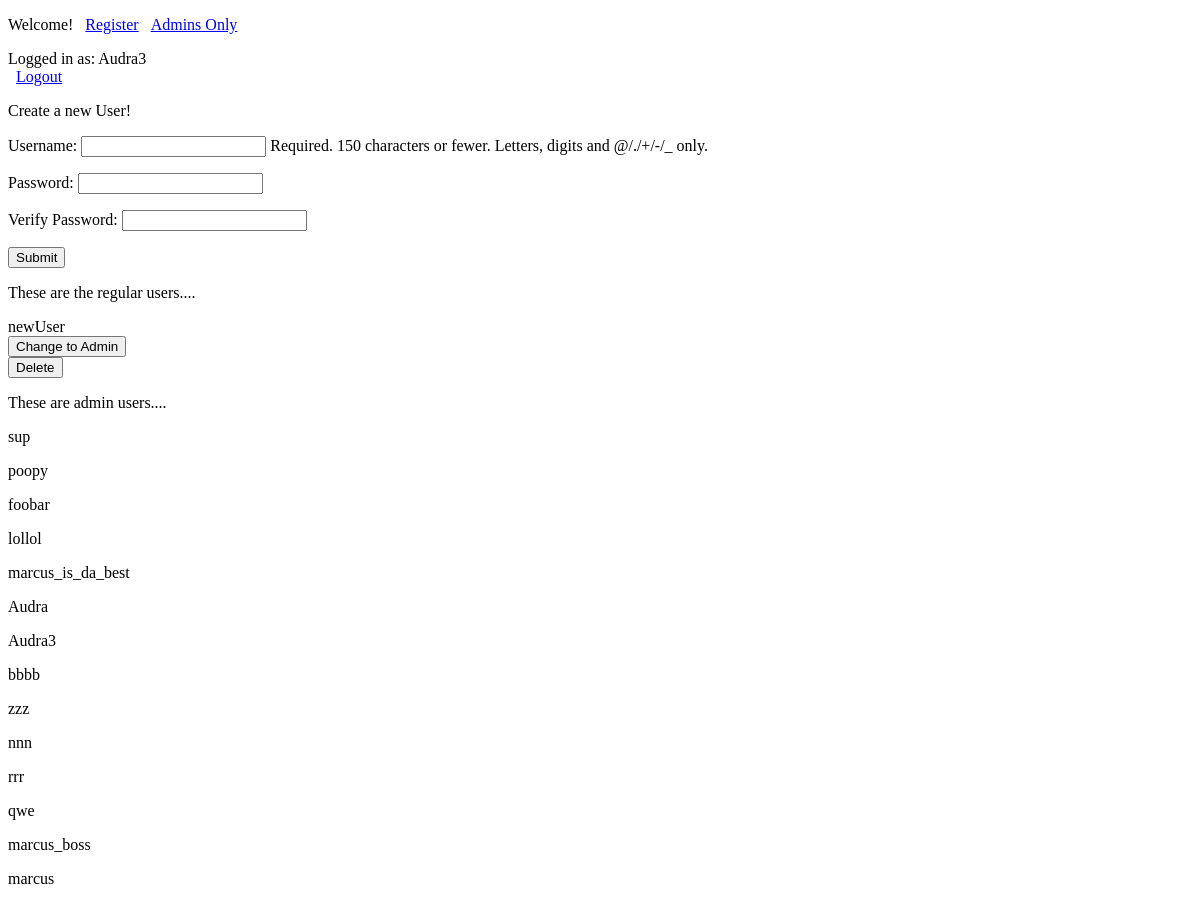
The app's page /users/ (signed in), older data.
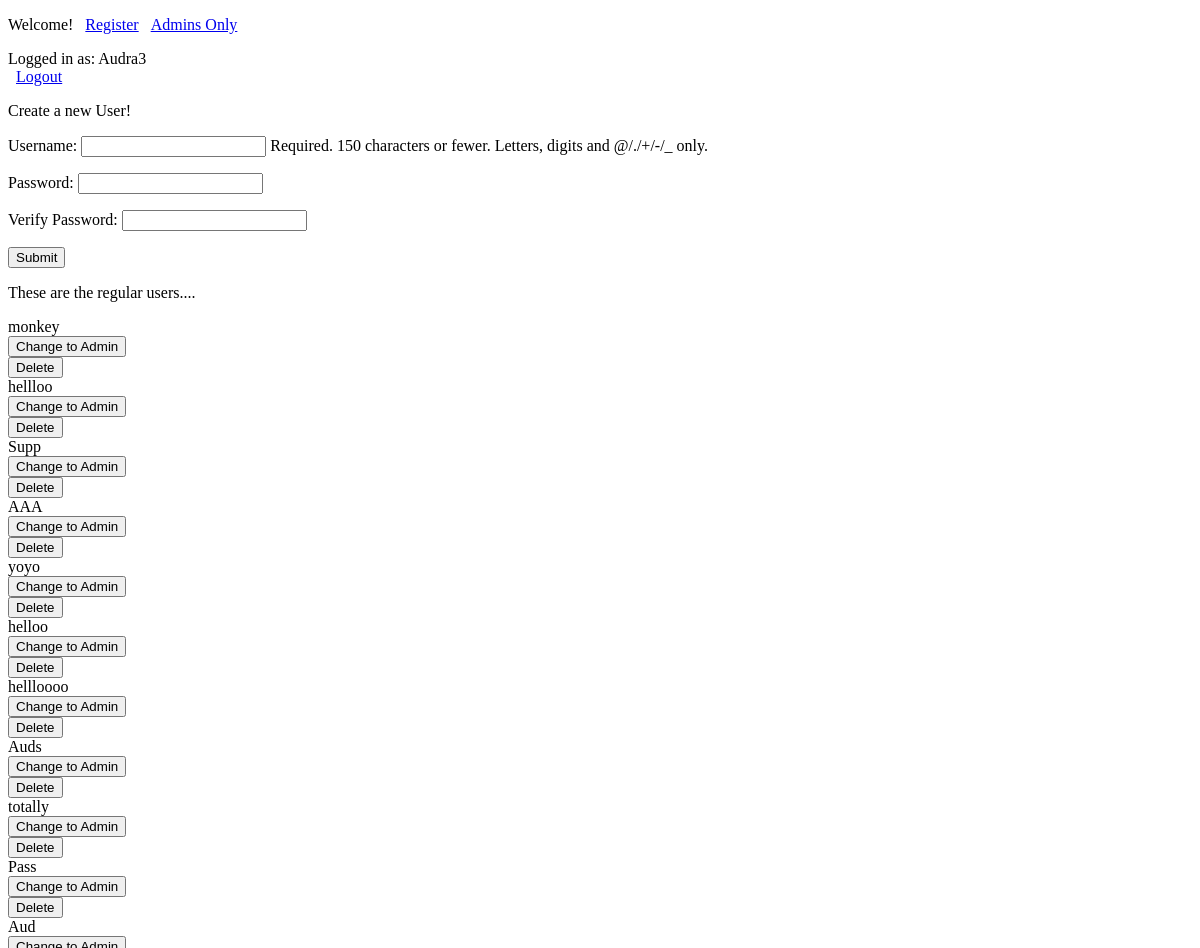
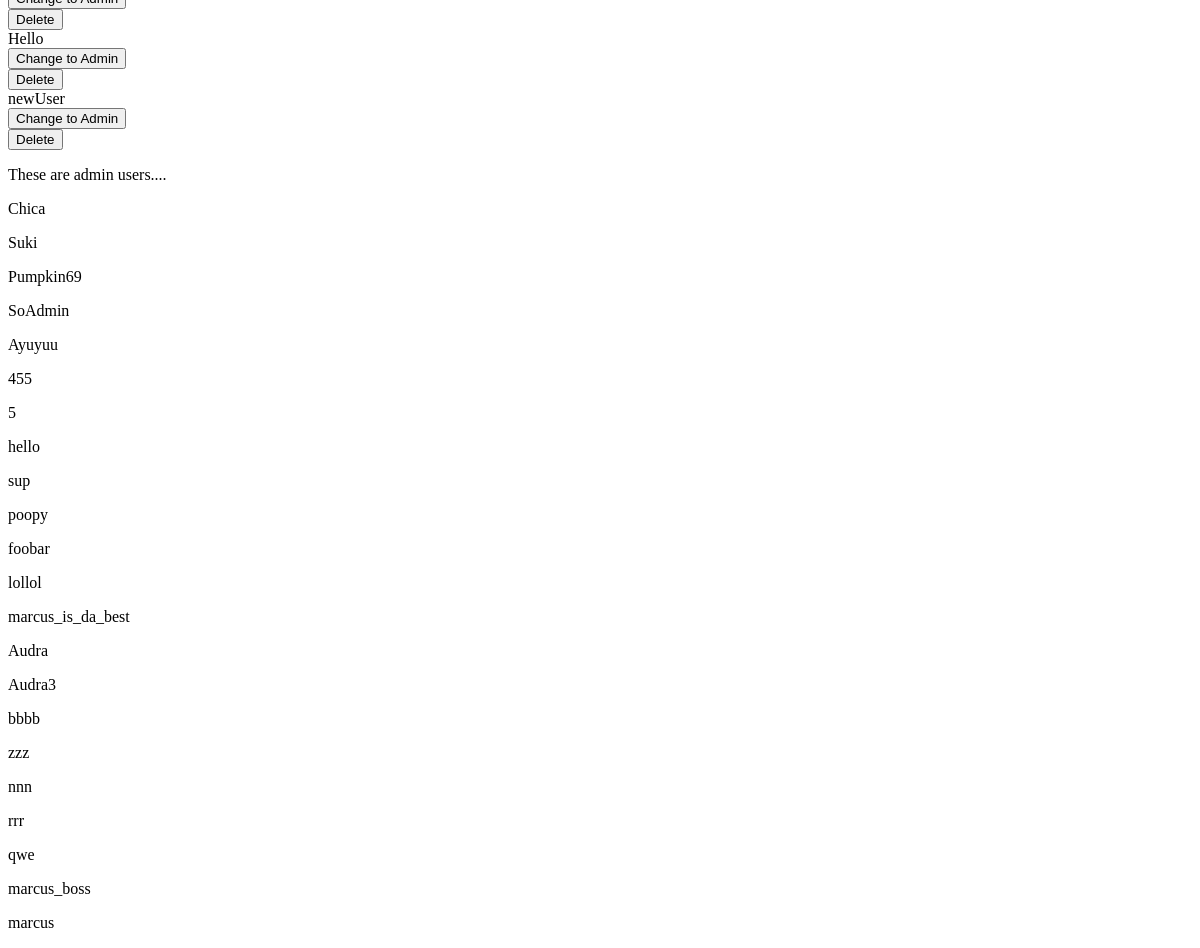
The same page, newer data (2 pictures, top to bottom).
### accounts/models.py (models this page shows)
class Account(models.Model):
    user = models.ForeignKey(User)
    permissions = models.ManyToManyField("Permission")
    class Meta:
        ordering = ("-id",)
        abstract = True

class DNSUser(Account):
    pass

class Administrator(Account):
    pass

### accounts/views.py (the view)
# urls.py: url(r'^users/$', render_default_users, name="default_users"),
def render_default_users(request):
    u = request.user.id
    data = dict()
    admin = Administrator.objects.filter(user_id = u)
    print admin
    if admin:
        data["default_users"] = DNSUser.objects.all()
        data["form"] = RegisterationForm
        data["admin_users"] = Administrator.objects.all()
        return render(request, "accounts/default_users.html", data)
    else:
        data["not_admin"] = 1
        return render(request, "accounts/error_page.html", data)

### templates/accounts/default_users.html (shortened to what this page needs)
{% extends "base.html" %}
{% block body %}
<p>
  Create a new User!
</p>
<form class="" action="{% url 'register' %}" method="post">
  {{form.as_p}}
  <input type="submit" name="name" value="Submit">
</form>
{% if default_users %}
  <p>
    These are the regular users....
  </p>
  {% for u in default_users %}
  <div class="">
    {{u.user.username}}
    <form class="" action="{% url 'user_to_admin'%}" method="post">{% csrf_token %}
      <input type="submit" name="name" value="Change to Admin">
    </form>
    <form class="" action="{% url 'confirm_delete_user'%}" method="post">
      <input type="submit" name="name" value="Delete">
    </form>
  </div>
  {% endfor %}
{% endif %}
<p>
  These are admin users....
</p>
{% for u in admin_users %}
<p class="">
  {{u.user.username}}
</p>
{% endfor %}
{% endblock body %}

Row changes from the older to the newer data that the page shows:
added DNSUser: user.username "monkey"
added DNSUser: user.username "hellloo"
added DNSUser: user.username "Supp"
added DNSUser: user.username "AAA"
added DNSUser: user.username "yoyo"
added DNSUser: user.username "helloo"
added DNSUser: user.username "hellloooo"
added DNSUser: user.username "Auds"
added DNSUser: user.username "totally"
added DNSUser: user.username "Pass"
added DNSUser: user.username "Aud"
added DNSUser: user.username "Hello"
added Administrator: user.username "Chica"
added Administrator: user.username "Suki"
added Administrator: user.username "Pumpkin69"
added Administrator: user.username "SoAdmin"
added Administrator: user.username "Ayuyuu"
added Administrator: user.username "455"
added Administrator: user.username "5"
added Administrator: user.username "hello"
